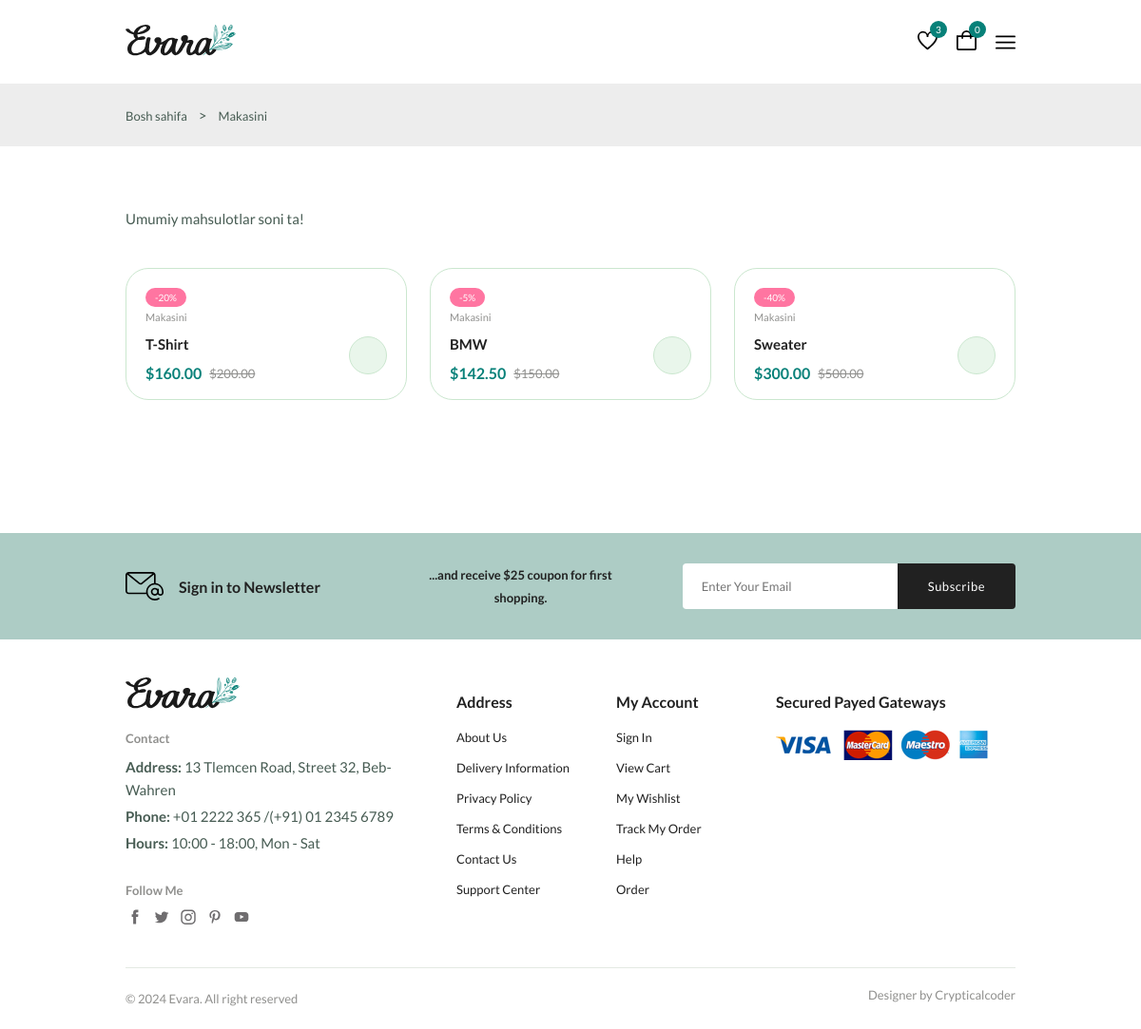
Before: /category/1/ with the older database file.
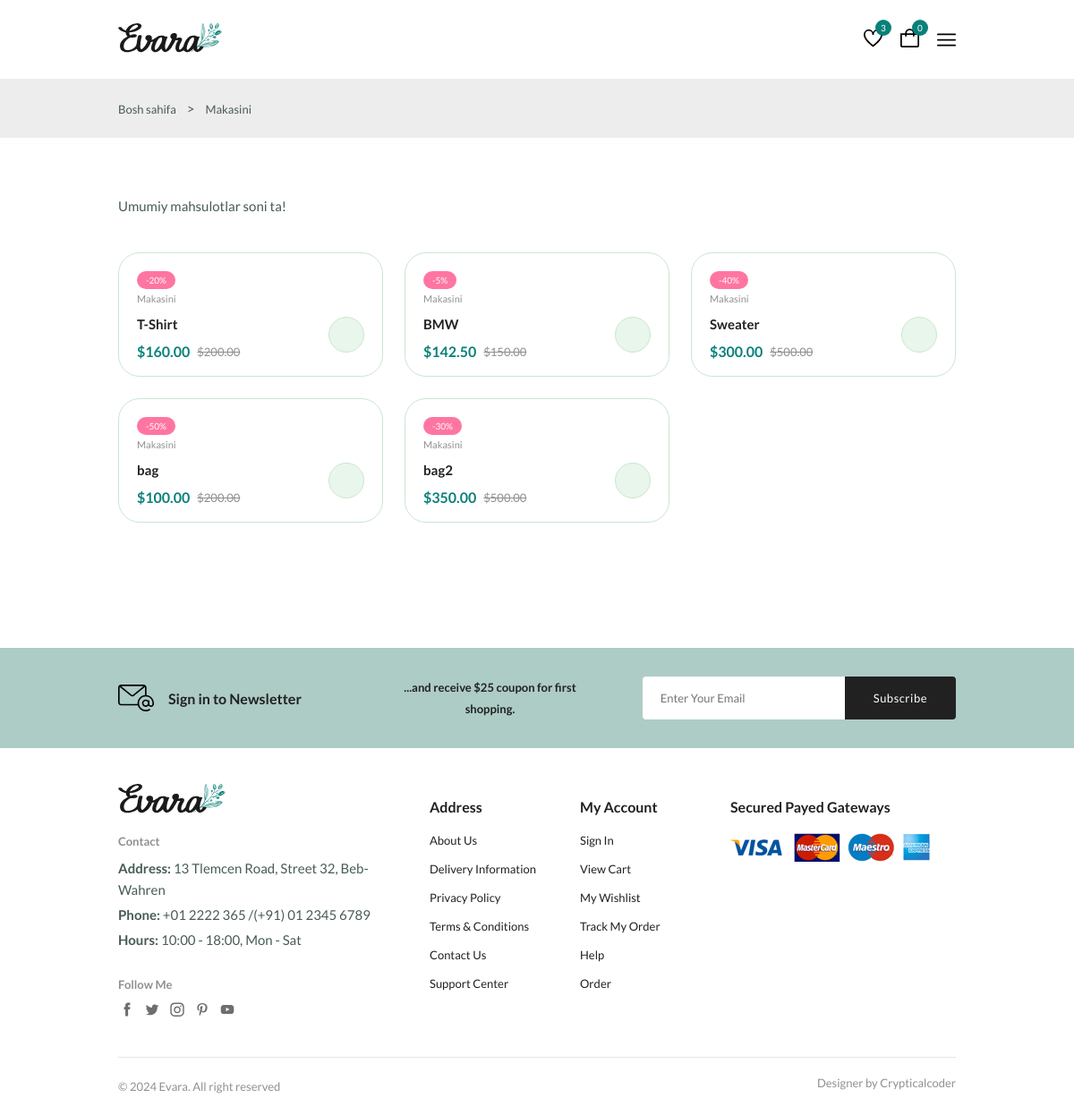
After: the same page with the newer database file.
### shop/models/products.py (models this page shows, shortened)
class Category(models.Model):
    name = models.CharField(max_length=100)
    image = models.ImageField(upload_to='category_images/', blank=True, null=True)

class Product(models.Model):
    name = models.CharField(max_length=200)
    description = models.TextField(null=True, blank=True)
    brand = models.CharField(max_length=100)
    price = models.DecimalField(max_digits=11, decimal_places=2)
    discount = models.PositiveBigIntegerField(default=0)
    category = models.ForeignKey(Category, on_delete=models.CASCADE, related_name='products')
    image = models.ImageField(upload_to='products/', blank=True, null=True)
    quantity = models.PositiveIntegerField(default=0)
    discount_price = models.DecimalField(max_digits=10, decimal_places=2, blank=True, null=True)

### shop/views/shop.py (the view)
# urls.py: path('category/<int:category_id>/', get_product_view_category, name='category_prod'),
def get_product_view_category(request, category_id):
    products = Product.objects.filter(category_id=category_id)
    category =  get_object_or_404(Category, id=category_id)
    data = {
        'path': category.name,
        'products': products
    }
    return render(request, "shop/category-product.html", context=data)

### shop/templates/shop/category-product.html
{% extends "base.html" %}
{% block main %}
    {% include "components/path.html" %}
    {% include "components/product-to-shop.html" %}
    {% include "components/newsletter.html" %}
{% endblock main %}

### templates/base.html (shortened to what this page needs)
{% load static %}
<!DOCTYPE html>
<html lang="en">
  <head>
    <link
      rel="stylesheet"
      href="https://cdn-uicons.flaticon.com/2.0.0/uicons-regular-straight/css/uicons-regular-straight.css"
    />
    <link
      rel="stylesheet"
      href="https://cdn.jsdelivr.net/npm/swiper@11/swiper-bundle.min.css"
    />
    <link rel="stylesheet" href="{% static 'assets/css/styles.css' %}" />
  </head>
  <body>
    <header class="header">
      <nav class="nav container">
        <a href="{% url 'dashboard' %}" class="nav__logo">
          <img
            class="nav__logo-img"
            src="{% static "assets/img/logo.svg" %}"
            alt="website logo"
          />
        </a>
        <div class="header__user-actions">
          <a href="{% url 'wishlist' %}" class="header__action-btn" title="Wishlist">
            <img src="{% static "assets/img/icon-heart.svg" %}" alt="" />
            <span class="count">3</span>
          </a>
          <a href="{% url 'cart_page' %}" class="header__action-btn" title="Cart">
            <img src="{% static "assets/img/icon-cart.svg" %}" alt="" />
            <span class="count" id="cart_count">0</span>
          </a>
          <div class="header__action-btn nav__toggle" id="nav-toggle">
            <img src="{% static "./assets//img/menu-burger.svg" %}" alt="">
          </div>
        </div>
      </nav>
    </header>
    {% block main %}
    {% endblock main %}
    <footer class="footer container">
      <div class="footer__container grid">
        <div class="footer__content">
          <a href="index.html" class="footer__logo">
            <img src="{% static "./assets/img/logo.svg" %}" alt="" class="footer__logo-img" />
          </a>
          <h4 class="footer__subtitle">Contact</h4>
          <p class="footer__description">
            <span>Address:</span> 13 Tlemcen Road, Street 32, Beb-Wahren
          </p>
          <p class="footer__description">
            <span>Phone:</span> +01 2222 365 /(+91) 01 2345 6789
          </p>
          <p class="footer__description">
            <span>Hours:</span> 10:00 - 18:00, Mon - Sat
          </p>
          <div class="footer__social">
            <h4 class="footer__subtitle">Follow Me</h4>
            <div class="footer__links flex">
              <a href="">
                <img
                  src="{% static "./assets/img/icon-facebook.svg" %}"
                  alt=""
                  class="footer__social-icon"
                />
              </a>
              <a href="#">
                <img
                  src="{% static "./assets/img/icon-twitter.svg" %}"
                  alt=""
                  class="footer__social-icon"
                />
              </a>
              <a href="#">
                <img
                  src="{% static "./assets/img/icon-instagram.svg" %}"
                  alt=""
                  class="footer__social-icon"
                />
              </a>
              <a href="#">
                <img
                  src="{% static "./assets/img/icon-pinterest.svg" %}"
                  alt=""
                  class="footer__social-icon"
                />
              </a>
              <a href="#">
                <img
                  src="{% static "./assets/img/icon-youtube.svg" %}"
                  alt=""
                  class="footer__social-icon"
                />
              </a>
            </div>
          </div>
        </div>
        <div class="footer__content">
          <h3 class="footer__title">Address</h3>
          <ul class="footer__links">
            <li><a href="#" class="footer__link">About Us</a></li>
            <li><a href="#" class="footer__link">Delivery Information</a></li>
            <li><a href="#" class="footer__link">Privacy Policy</a></li>
            <li><a href="#" class="footer__link">Terms & Conditions</a></li>
            <li><a href="#" class="footer__link">Contact Us</a></li>
            <li><a href="#" class="footer__link">Support Center</a></li>
          </ul>
        </div>
        <div class="footer__content">
          <h3 class="footer__title">My Account</h3>
          <ul class="footer__links">
            <li><a href="{% url 'login' %}" class="footer__link">Sign In</a></li>
            <li><a href="{% url 'cart_page' %}" class="footer__link">View Cart</a></li>
            <li><a href="{% url 'wishlist' %}" class="footer__link">My Wishlist</a></li>
            <li><a href="#" class="footer__link">Track My Order</a></li>
            <li><a href="https://t.me/Alitop002" class="footer__link">Help</a></li>
            <li><a href="#" class="footer__link">Order</a></li>
          </ul>
        </div>
        <div class="footer__content">
          <h3 class="footer__title">Secured Payed Gateways</h3>
          <img
            src="{% static "./assets/img/payment-method.png" %}"
            alt=""
            class="payment__img"
          />
        </div>
      </div>
      <div class="footer__bottom">
        <p class="copyright">&copy; 2024 Evara. All right reserved</p>
        <span class="designer">Designer by Crypticalcoder</span>
      </div>
    </footer>
</body>
</html>

### templates/components/path.html (shortened to what this page needs)
<section class="breadcrumb">
    <ul class="breadcrumb__list flex container">
        <li><a href="{% url 'dashboard' %}" class="breadcrumb__link">Bosh sahifa</a></li>
        <li>></li>
        <li><span class="breadcrumb__link">{{path}}</span></li>
    </ul>
</section>

### templates/components/product-to-shop.html (shortened to what this page needs)
{% load static %}
<section class="products container section--lg">
  {% if products %}
        <p class="total__products">
            Umumiy mahsulotlar soni  ta!
        </p>
        <div class="products__container grid">
        {% for product in products %}
          <div class="product__item">
              <div class="product__banner">
                    <a href="details.html" class="product__images">
                    </a>
                  {% if product.discount > 0 %}
                        <div class="product__badge light-pink">-{{product.discount}}%</div>
                  {% endif %}
              </div>
                  <div class="product__content">
                    <span class="product__category">{{product.category.name}}</span>
                    <a href="details.html">
                      <h3 class="product__title">{{product.name}}</h3>
                    </a>
                    <div class="product__price flex">
                        {% if product.discount_price %}
                            <span class="new__price">${{ product.discount_price }}</span>
                            <span class="old__price">${{ product.price }}</span>
                        {% else %}
                            <span class="new__price">${{ product.price }}</span>
                        {% endif %}
                    </div>
                    <a
                      href="#"
                      class="action__btn cart__btn"
                      aria-label="Add To Cart"
                      data-product-id="{{product.id}}"
                    >
                    </a>
                </div>
            </div>
        {% endfor %}
        </div>
  {% endif %}
</section>

### templates/components/newsletter.html
{% load static %}
<section class="newsletter section home__newsletter">
    <div class="newsletter__container container grid">
        <h3 class="newsletter__title flex">
        <img
            src="{% static "./assets/img/icon-email.svg" %}"
            alt=""
            class="newsletter__icon"
        />
        Sign in to Newsletter
        </h3>
        <p class="newsletter__description">
        ...and receive $25 coupon for first shopping.
        </p>
        <form action="" class="newsletter__form">
        <input
            type="text"
            placeholder="Enter Your Email"
            class="newsletter__input"
        />
        <button type="submit" class="newsletter__btn">Subscribe</button>
        </form>
    </div>
</section>

Changed rows visible on the page:
added Product: discount "50", category.name "Makasini", name "bag", discount_price "100.00", price "200.00"
added Product: discount "30", category.name "Makasini", name "bag2", discount_price "350.00", price "500.00"
